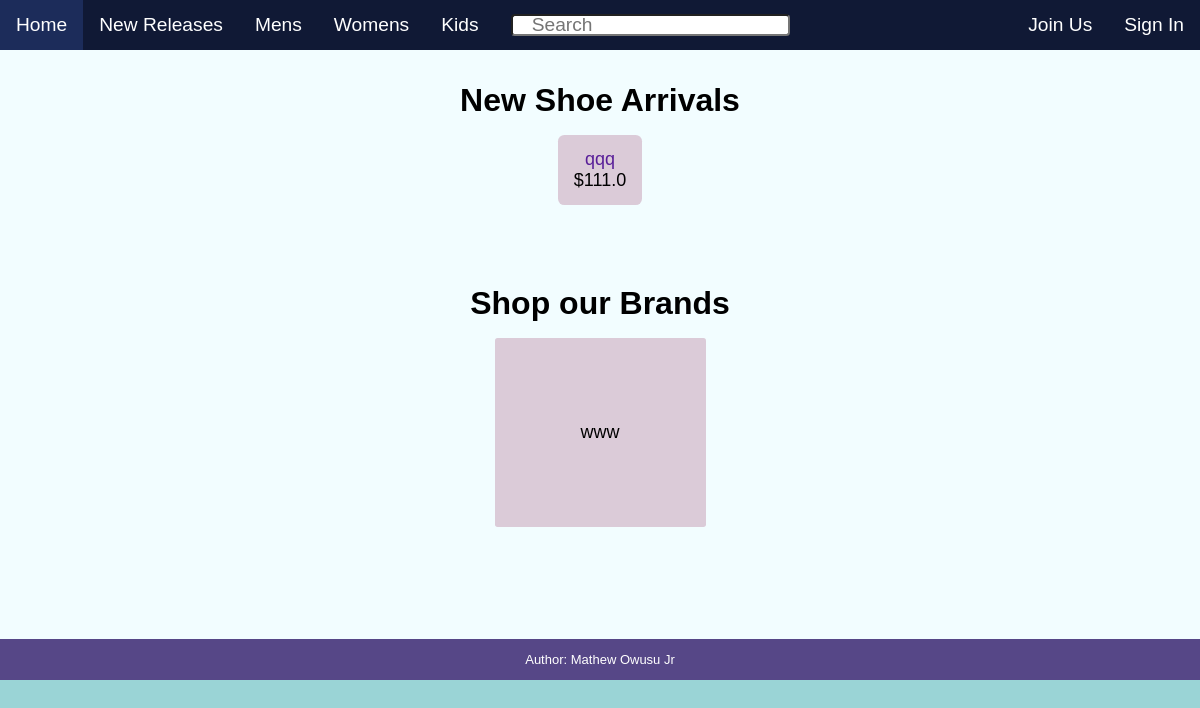
The page /home on the database its author committed.
### website/models.py (models this page shows, shortened)
class Shoe(db.Model):
    __tablename__ = 'shoe'
    id = db.Column(db.Integer(), primary_key=True)
    name = db.Column(db.String(length=30), nullable=False)
    brand = db.Column(db.String(length=30), nullable=False)
    audience = db.Column(db.String(length=30), nullable=False)
    price = db.Column(db.Float(), nullable=False)
    colors = db.relationship("Color", back_populates="shoe", lazy=True, cascade='all, delete, delete-orphan')

### website/views/home_view.py (the view)
@home_view.route('/')
@home_view.route('/home')
def home_page():
    recently_added = Shoe.query.order_by(Shoe.id.desc()).limit(5)
    shoes = Shoe.query.all()
    brands = []
    for shoe in shoes:
        if not brands.__contains__(shoe.brand):
            brands.append(shoe.brand)
    brands.sort()
    currb=current_user
    return render_template("home.html", current_user=current_user, recently_added=recently_added, brands=brands)

### website/templates/home.html (shortened to what this page needs)
{% extends 'base.html' %}
{% block body %}
    <div class="collections">
        <h2>New Shoe Arrivals</h2>
        <ul>
            {% for shoe in recently_added %}
                <li onclick="redirectUrl('{{url_for('cust_catalog_views.display_product', id=shoe.id)}}')">
                    <a style="color: #581e98">{{ shoe.name  }}</a>
                    <p>${{ shoe.price  }}</p>
                </li>
            {% endfor %}
        </ul>
    </div>
    <div class="collections brand-collection">
        <h2>Shop our Brands</h2>
        <ul>
            {% for brand in brands %}
                <li onclick="redirectUrl('{{url_for('cust_catalog_views.brand_releases_page', brand=brand)}}')">
                    <a>
                        {{brand}}
                    </a>
                </li>
            {% endfor %}
        </ul>
    </div>
{% endblock %}

### website/static/style.css (style rules this page uses)
* { box-sizing: border-box; margin: 0; padding: 0; font-size: 100%; font-family: Verdana, Geneva, Tahoma, sans-serif; overflow: hidden; }
body { width: 100%; background-color: #9ad4d6; display: flex; flex-direction: column; align-items: center; }
ul { list-style-type: none; }
li { float: left; }
a { text-decoration: none; }
h1, h2 { font-size: xx-large; padding-bottom: 0.5em; }
.collections { display: flex; flex-direction: column; align-items: center; text-align: center; width: 100%; padding-bottom: 5em; }
.collections li { display: block; background-color: #DBCBD8; border-radius: 0.35em; text-align: center; font-size: large; padding: 14px 16px; margin-left: 1em; margin-right: 1em; }
.brand-collection li { padding: 84px 86px; border-radius: 0.15em; }

### rows shown on the page
Shoe: name "qqq", price "111.0", brand "www"
